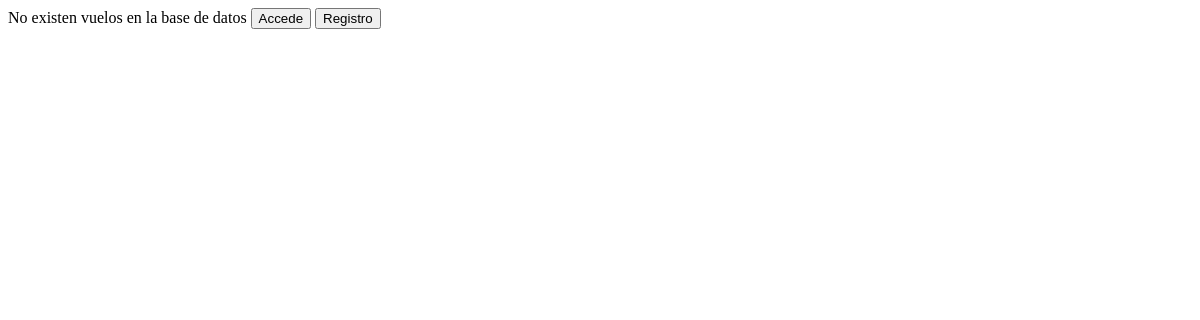
Page /PhpProject1/index.php on the earlier database version.
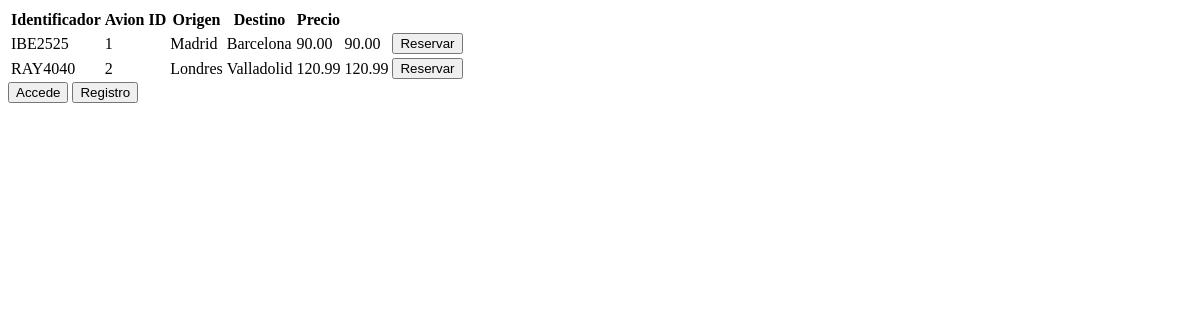
Same page on the later database version.
### tables this page shows
CREATE TABLE `vuelos` (
  `idVuelo` varchar(7) NOT NULL,
  `idAvion` int(5) NOT NULL,
  `origen` varchar(20) NOT NULL,
  `destino` varchar(20) NOT NULL,
  `precioV` decimal(6,2) NOT NULL
);

### PhpProject1/modelo.php (called while the page is built, shortened)
<?php
class Modelo{
            private $conexion;
            public function open()
            {
                   $this->conexion=  mysqli_connect("localhost:3306","root") or die (msql_error());
                   mysqli_select_db($this->conexion, 'alsaplane') or die (msql_error());;
            }
            public function selectVuelos(){
                $consulta="SELECT idVuelo,idAvion,origen,destino,precioV FROM vuelos";
                $rs =  mysqli_query($this->conexion,$consulta);
                $nfilas = mysqli_num_rows($rs);
                if($nfilas != 0){
                    $vuelos = array();
                    $i=0;
                    while ($reg=mysqli_fetch_array($rs)){
                        $vuelos[$i]=$reg;
                        $i++;
                    }
                    return $vuelos;
                }else{
                    return NULL;
                }
            }
}

### PhpProject1/index.php (the view, shortened to what this page needs)
<?php
include("modelo.php");
?>
<html>
    <head>
    </head>
    <body>
            <?php
        $modelo = new Modelo();
        $vuelos = $modelo->selectVuelos();
        if ($vuelos != NULL)
        {
            ?>
            <table>
            <tr>
                <th>Identificador</th>
                <th>Avion ID</th>
                <th>Origen</th>
                <th>Destino</th>
                <th>Precio</th>
            </tr>
            <?php
            foreach ($vuelos as $vuelo) {
                $url = "reserva.php?idVuelo=".$vuelo['idVuelo'];
                ?><tr>
                    <td><?php echo $vuelo['idVuelo']?></td>
                    <td><?php echo $vuelo['idAvion']?></td>
                    <td><?php echo $vuelo['origen']?></td>
                    <td><?php echo $vuelo['destino']?></td>
                    <td><?php echo $vuelo['precioV']?></td>
                    <td><?php echo $vuelo['precioV']?></td>
                    <td><a href="<?php echo $url ?>"><button  name = "boton" value="Reservar">Reservar</button></a></td>
                <?php
            }
            ?>
            </table>
            <?php
        }
        else
        {
            echo 'No existen vuelos en la base de datos';
        }
        if (!isset($_SESSION['nombreCli'])) {
            ?>
                <a href="acceso.html"><button  name = "boton" value="Accede">Accede</button></a>
                <a href="registro.html"><button  name = "boton" value="Registro">Registro</button></a>
            <?php
        }
        ?>
    </body>
</html>

Differences in the rows shown:
added vuelos: idVuelo "IBE2525", idAvion "1", origen "Madrid", destino "Barcelona", precioV "90.00"
added vuelos: idVuelo "RAY4040", idAvion "2", origen "Londres", destino "Valladolid", precioV "120.99"
Other differences:
text no longer shown: "No existen vuelos en la base de datos"
text now shown: "Identificador Avion ID Origen Destino Precio"
